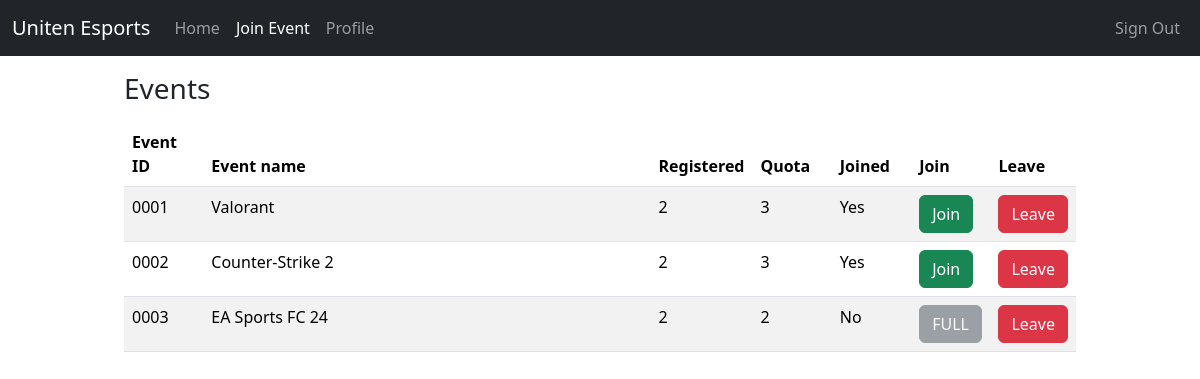
The app's page /php/registration/registration.php (signed in) with its own data.
### tables this page shows
CREATE TABLE `events` (
  `eventid` int(4) UNSIGNED ZEROFILL NOT NULL,
  `eventname` varchar(30) NOT NULL,
  `quota` int(4) NOT NULL
);

### php/registration/registration.php (the view, shortened to what this page needs)
<!DOCTYPE html>
<html lang="en">
<head>
  <link href="https://cdn.jsdelivr.net/npm/bootstrap@5.3.2/dist/css/bootstrap.min.css" rel="stylesheet" />
  <link rel="stylesheet" href="../../css/colormodes.css" />
  <link rel="stylesheet" href="../../css/navbar.css" />
</head>
<body>
  <nav class="navbar navbar-expand-lg fixed-top navbar-dark bg-dark" aria-label="Main navigation">
    <div class="container-fluid">
      <a class="navbar-brand" href="../home/home.php">Uniten Esports</a>
      <div class="navbar-collapse offcanvas-collapse" id="navbarsExampleDefault">
        <ul class="navbar-nav me-auto mb-2 mb-lg-0">
          <li class="nav-item">
            <a class="nav-link" aria-current="page" href="../home/home.php">Home</a>
          </li>
          <?php
          if (isset($_SESSION["role"])) :
            if ($_SESSION["role"] == "participant") :
          ?>
              <li class="nav-item">
                <a class="nav-link active" href="../registration/registration.php">Join Event</a>
              </li>
              <li class="nav-item">
                <a class="nav-link" href="../profile/profile.php">Profile</a>
              </li>
        </ul>
        <ul class="navbar-nav me-auto mb-2 mb-lg-0 d-flex flex-fill justify-content-end">
          <li class="nav-item">
            <a class="nav-link" href="../signout/signout.php">Sign Out</a>
          </li>
        </ul>
      <?php
            endif;
    endif; ?>
      </div>
    </div>
  </nav>
  <?php
  if (isset($_SESSION["role"])) :
    if ($_SESSION["role"] == "participant") :
      $userid = $_SESSION["userid"];
      include "../connect.php";
  ?>
      <div class="container-fluid">
        <div class="row justify-content-center">
          <main class="col-md-9 col-lg-10 px-md-4">
            <h3 class="my-3" id="events">Events</h3>
            <div class="table-responsive">
              <table class="table table-striped">
                <thead>
                  <tr>
                    <th scope="col" class="col-1">Event ID</th>
                    <th scope="col">Event name</th>
                    <th scope="col" class="col-1">Registered</th>
                    <th scope="col" class="col-1">Quota</th>
                    <th scope="col" class="col-1">Joined</th>
                    <th scope="col" class="col-1">Join</th>
                    <th scope="col" class="col-1">Leave</th>
                  </tr>
                </thead>
                <tbody>
                  <?php
                  $eventsql = "SELECT * FROM events";
                  $eventresult = mysqli_query($con, $eventsql) or die("Unable to fetch from events table due to " . mysqli_error($con));
                  while ($eventrow = mysqli_fetch_array($eventresult, MYSQLI_BOTH)) {
                    $eventid = $eventrow["eventid"];
                    $eventname = $eventrow["eventname"];
                    $quota = $eventrow["quota"];
                    $joined = 'No';
                    $participantsql = "SELECT * FROM registrations WHERE eventid = $eventid AND participantid = $userid";
                    $participantresult = mysqli_query($con, $participantsql) or die("Unable to fetch from registrations table due to " . mysqli_error($con));
                    if (mysqli_num_rows($participantresult) > 0) {
                      $joined = 'Yes';
                    }
                    $registrationsql = "SELECT * FROM registrations WHERE eventid = $eventid";
                    $registrationresult = mysqli_query($con, $registrationsql) or die("Unable to fetch from registrations table due to " . mysqli_error($con));
                    echo '
                    <tr>
                      <td>' . $eventid . '</td>
                      <td>' . $eventname . '</td>
                      <td>' . mysqli_num_rows($registrationresult) . '</td>
                      <td>' . $quota . '</td>
                      <td>' . $joined . '</td>
                  ';
                    if (mysqli_num_rows($registrationresult) < $quota) {
                      echo '<td><a class="btn btn-success" href="registration_insert.php?eventid=' . $eventid . '&participantid=' . $userid . '">Join</a></td>';
                    } else {
                      echo '<td><button type="button" class="btn btn-secondary" disabled>FULL</button></td>';
                    }
                    echo '
                      <td><a class="btn btn-danger" href="registration_delete.php?eventid=' . $eventid . '&participantid=' . $userid . '">Leave</a></td>
                    </tr>
                  ';
                  };
                  ?>
                </tbody>
              </table>
            </div>
          </main>
        </div>
      </div>
    <?php endif;
  endif; ?>
</body>
</html>

### css/navbar.css (style rules this page uses)
html, body { overflow-x: hidden; }
body { padding-top: 56px; }

### records on screen
events: eventid "0001", eventname "Valorant", mysqli_num_rows($registrationresult) "2", quota "3", joined "Yes"
events: eventid "0002", eventname "Counter-Strike 2", mysqli_num_rows($registrationresult) "2", quota "3", joined "Yes"
events: eventid "0003", eventname "EA Sports FC 24", mysqli_num_rows($registrationresult) "2", quota "2", joined "No", shows "FULL"
